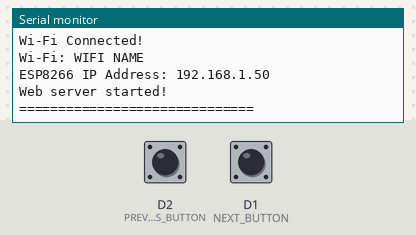
Simulated run of this sketch. Board: ESP8266 (NodeMCU). Parts: the last lines printed to the serial monitor. The test bench sets the inputs (shaded band); at power-on: D2 (PREVIOUS_BUTTON) HIGH, D1 (NEXT_BUTTON) HIGH. WiFi joins after 1.5 s; servers stay silent unless stated.

Above: at 3.7 s.
3.8 s: D2 (PREVIOUS_BUTTON) pulled LOW for 0.15 s
At 4.2 s:
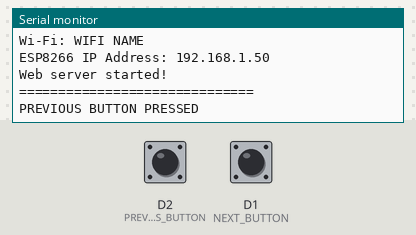
5.4 s: D1 (NEXT_BUTTON) pulled LOW for 0.15 s
At 6.7 s:
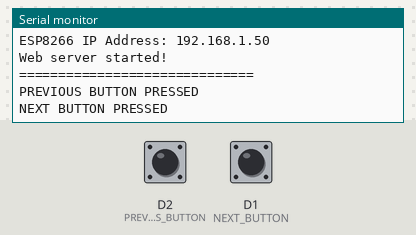

The sketch:

ESP8266_PPT_Controller.ino
```cpp
#include <ESP8266WiFi.h>
#include <ESP8266WebServer.h>

// ===============================
// Wi-Fi
// ===============================

const char* AP_SSID = "WIFI NAME";
const char* AP_PASSWORD = "PASSWORD";

// ===============================
// Web Server
// ===============================

ESP8266WebServer server(80);

// ===============================
// Push Buttons
// ===============================

#define NEXT_BUTTON D1
#define PREVIOUS_BUTTON D2

// ===============================
// Command
// ===============================

String command = "NONE";

// ===============================
// Home Page
// ===============================

void handleRoot()
{
  String html = "";

  html += "<html>";
  html += "<head><title>ESP8266 PPT Controller</title></head>";
  html += "<body>";
  html += "<h1>ESP8266 PPT Controller</h1>";
  html += "<h2>Last Command: ";
  html += command;
  html += "</h2>";
  html += "</body>";
  html += "</html>";

  server.send(200, "text/html", html);
}

// ===============================
// Command URL
// ===============================

void handleCommand()
{
  server.send(200, "text/plain", command);

  // Clear command after sending
  command = "NONE";
}

// ===============================
// Setup
// ===============================

void setup()
{
  Serial.begin(115200);

  delay(1000);

  // Buttons
  pinMode(NEXT_BUTTON, INPUT_PULLUP);
  pinMode(PREVIOUS_BUTTON, INPUT_PULLUP);

  Serial.println();
  Serial.println("==============================");
  Serial.println("ESP8266 PPT CONTROLLER");
  Serial.println("==============================");

  // Connect to Airtel Wi-Fi
  WiFi.mode(WIFI_STA);

  WiFi.begin(AP_SSID, AP_PASSWORD);

  Serial.println("Connecting to Wi-Fi...");

  while (WiFi.status() != WL_CONNECTED)
  {
    delay(500);
    Serial.print(".");
  }

  Serial.println();
  Serial.println("Wi-Fi Connected!");

  Serial.print("Wi-Fi: ");
  Serial.println(AP_SSID);

  Serial.print("ESP8266 IP Address: ");
  Serial.println(WiFi.localIP());

  // Web server
  server.on("/", handleRoot);
  server.on("/command", handleCommand);

  server.begin();

  Serial.println("Web server started!");
  Serial.println("==============================");
}

// ===============================
// Loop
// ===============================

void loop()
{
  server.handleClient();

  // -----------------------------
  // NEXT BUTTON - D1
  // -----------------------------

  if (digitalRead(NEXT_BUTTON) == LOW)
  {
    command = "NEXT";

    Serial.println("NEXT BUTTON PRESSED");

    // Wait for release
    while (digitalRead(NEXT_BUTTON) == LOW)
    {
      server.handleClient();
      delay(10);
    }

    delay(100);
  }

  // -----------------------------
  // PREVIOUS BUTTON - D2
  // -----------------------------

  if (digitalRead(PREVIOUS_BUTTON) == LOW)
  {
    command = "PREVIOUS";

    Serial.println("PREVIOUS BUTTON PRESSED");

    // Wait for release
    while (digitalRead(PREVIOUS_BUTTON) == LOW)
    {
      server.handleClient();
      delay(10);
    }

    delay(100);
  }
}
```

Measured:
- after the input at 3.8 s, the serial monitor: prints a new line at once (image 1)
- after the input at 5.4 s, the serial monitor: prints a new line at once (image 2)
